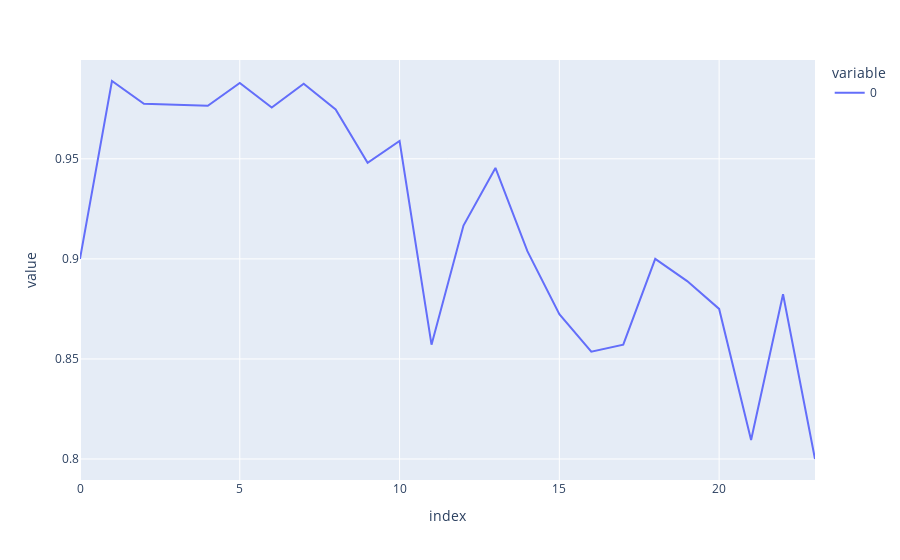

The notebook cell saved with this chart:
### Code cell
px.line((prizes/np.roll(prizes,1))[1:])

### Figure 1 — Plotly figure (JSON) as saved in the notebook; plotly's stock layout.template omitted (floating-point values rounded to 4 significant figures)
{"data": [{"hovertemplate": "variable=0<br>index=%{x}<br>value=%{y}<extra></extra>", "legendgroup": "0", "line": {"color": "#636efa", "dash": "solid"}, "marker": {"symbol": "circle"}, "mode": "lines", "name": "0", "orientation": "v", "showlegend": true, "type": "scatter", "x": [0, 1, 2, 3, 4, 5, 6, 7, 8, 9, 10, 11, 12, 13, 14, 15, 16, 17, 18, 19, 20, 21, 22, 23], "xaxis": "x", "y": [0.9, 0.9889, 0.9775, 0.977, 0.9765, 0.988, 0.9756, 0.9875, 0.9747, 0.9481, 0.9589, 0.8571, 0.9167, 0.9455, 0.9038, 0.8723, 0.8537, 0.8571, 0.9, 0.8889, 0.875, 0.8095, 0.8824, 0.8], "yaxis": "y"}], "layout": {"legend": {"title": {"text": "variable"}, "tracegroupgap": 0}, "margin": {"t": 60}, "xaxis": {"anchor": "y", "domain": [0, 1], "title": {"text": "index"}}, "yaxis": {"anchor": "x", "domain": [0, 1], "title": {"text": "value"}}}}
